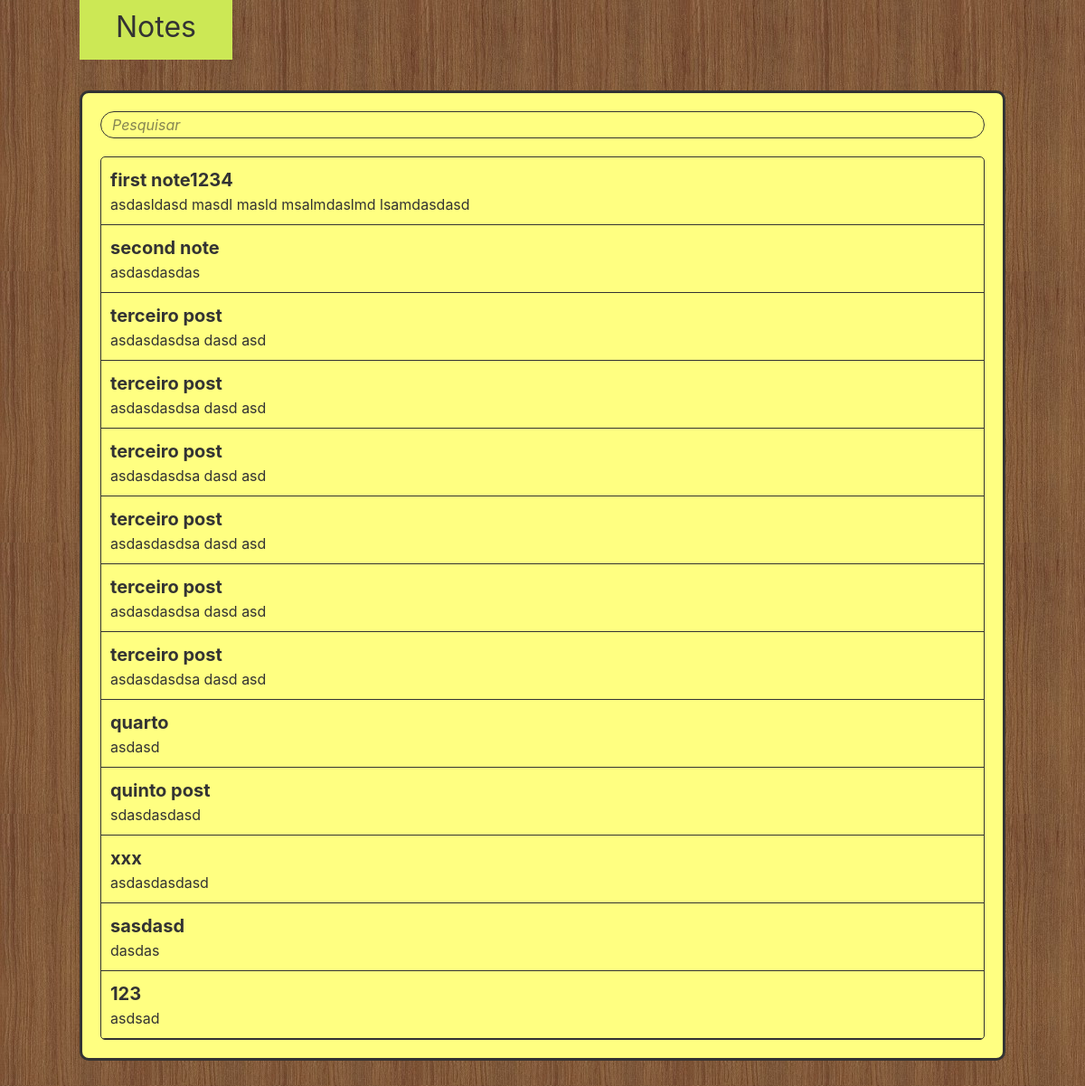
The app's page /, older data.
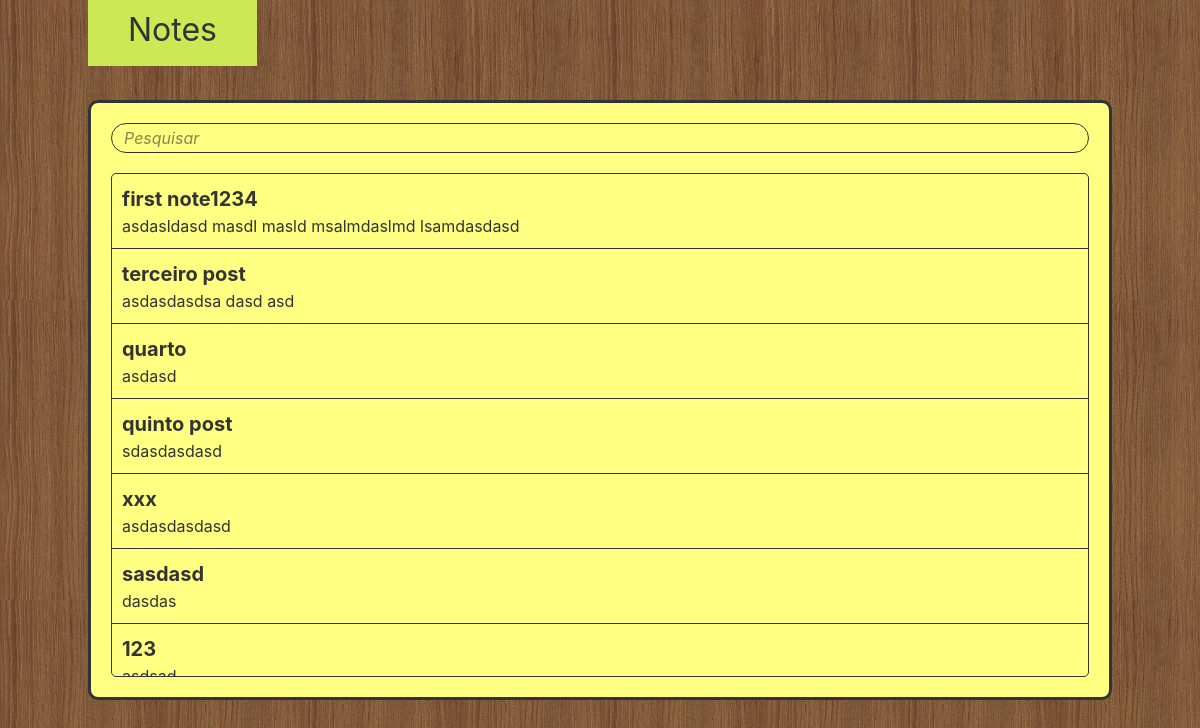
The same page, newer data.
### storage/models.py (models this page shows)
class Note(models.Model):
  title = models.CharField(max_length=120)
  content = models.TextField(null=True, blank=True)

### storage/views.py (the view)
# urls.py: path('', list_note_page),
def list_note_page(request):
  notes = Note.objects.all()
  context = {'notes': notes}
  return render(request, 'notes.html', context)

### templates/notes.html (shortened to what this page needs)
{% extends 'base.html' %}
{% block content %}
<div class='book'>
  <div class='search'>
    <input type='text' placeholder='Pesquisar'/>
  </div>
  <ul class='notes-list'>
    {% for note in notes %}
    <li>
      <a href='{{ note.id }}'>
        <span class='title'>{{ note.title }}</span>
        <span class='content'>{{ note.content }}</span>
      </a>
    </li>
    {% endfor %}
  </ul>
</div>
{% endblock %}

### templates/base.html (shortened to what this page needs)
<!doctype html>
<html lang="en">
  <head>
    <link rel="stylesheet" href="https://stackpath.bootstrapcdn.com/bootstrap/4.3.1/css/bootstrap.min.css">
    {% load static %}
    <link rel='stylesheet' type='text/css' href='{% static "main.css" %}'>
  </head>
  <body>
    <header>
      <a href='/'>
        <span class='logo'>Notes</span>
      </a>
    </header>
    <main>
      {% block content %}
      {% endblock %}
    </main>
  </body>
</html>

### static/main.css (style rules this page uses)
body { color: #333; background-color: #8A6143; background-image: url("bg.jpg"); background-repeat: repeat; }
* { outline: none; }
header, main { max-width: 1064px; padding-left: 20px; padding-right: 20px; margin: auto; }
header { position: fixed; left: 0; right: 0; top: 0; }
header .logo { display: inline-block; position: absolute; background-color: #CCE855; padding: 6px 40px 12px; font-size: 32px; color: #333; text-decoration: none; }
main { margin-top: 100px; }
.book { height: calc(100vh - 200px); border: 3px solid #333; border-radius: 10px; overflow: hidden; padding: 20px; background-color: #FFFF81; }
input { width: 100%; background-color: transparent; }
input::placeholder, textarea::placeholder { color: rgba(51, 51, 51, .6); font-style: italic; }
.book .search input { padding: 2px 12px; border-radius: 15px; border: 1px solid #333; }
.book .search { margin-bottom: 20px; }
.book .notes-list { list-style: none; padding-left: 0; margin-bottom: 0; border: 1px solid #333; border-radius: 5px; height: calc(100% - 50px); overflow-y: auto; overflow-x: hidden; }
.book .notes-list li { position: relative; border-bottom: 1px solid #333; }
.book .notes-list li > a { display: block; padding: 10px; color: #333; transition: background-color .3s; }
.book .notes-list li .title { display: block; font-size: 20px; font-weight: bold; width: calc(100% - 56px); white-space: nowrap; overflow: hidden; text-overflow: ellipsis; }
.book .notes-list li .content { display: block; white-space: nowrap; text-overflow: ellipsis; overflow: hidden; }

Row changes from the older to the newer data that the page shows:
removed Note: title "second note", content "asdasdasdas"
removed Note: title "terceiro post", content "asdasdasdsa dasd asd"
removed Note: title "terceiro post", content "asdasdasdsa dasd asd"
removed Note: title "terceiro post", content "asdasdasdsa dasd asd"
removed Note: title "terceiro post", content "asdasdasdsa dasd asd"
removed Note: title "terceiro post", content "asdasdasdsa dasd asd"
